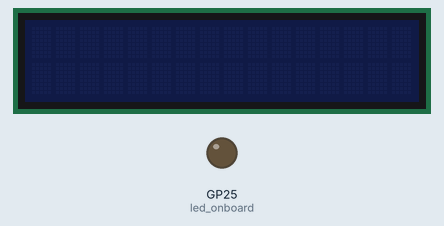
Bench run of a program on a simulated Raspberry Pi Pico running MicroPython. Shown: 16×2 character LCD, output pins drawn as LEDs (lit = HIGH). The clock reads 2024-03-15 10:24:30 at power-on unless the program sets it; pins used as bus, display or sensor lines are not drawn.

Above: at 0.1 s.
At 0.5 s:
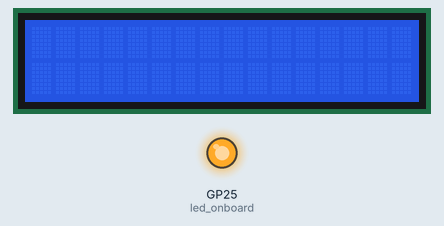
At 39.85 s:
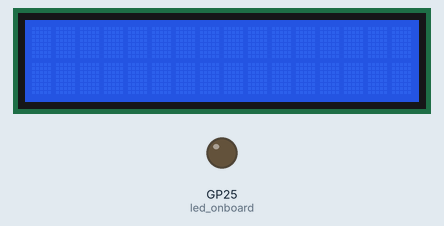
Timing chart, 0 to 40.0 s (numbered marks = the images above):
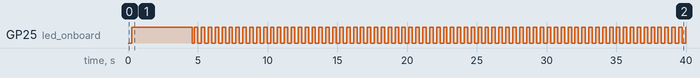

The program:

clock.py
```python
# -----------------------------------------
#                 NOTES
# -----------------------------------------
"""
Dieter Steinhauser
12/2022
PicoPAD Test Script

"""

# -----------------------------------------
#               IMPORTS
# -----------------------------------------

from LCD import *
# import _thread
from utime import sleep, sleep_ms, sleep_us, ticks_ms
from machine import Pin, Timer, ADC, freq
import gc
from machine import RTC


# -----------------------------------------
#         CONSTANTS/VARIABLES
# -----------------------------------------

# ------------------
REFRESH_RATE = 10 # Frequency in Hz
REFRESH_PERIOD = int((1 / REFRESH_RATE) * 1000) # delay in milliseconds

# ------------------
UPY_BIT_RES = 16
ADC_REF = 3.3
VOLT_PER_BIT = ADC_REF / (2**UPY_BIT_RES) # ADC recieves in 2 byte packets and micropython automagically fixes it.

# ------------------
DAC_REF = 5.0
DC_OFFSET = 0
DC_OFFSET_RES = int((DC_OFFSET / DAC_REF) * (2**UPY_BIT_RES))

# ------------------
FREQ_MAX = 160
FREQ_MIN = 10
AMP_MAX = DAC_REF
AMP_MIN = 0

MAX_DIST_US0 = 50
MAX_DIST_US1 = 20


# -------------------------------------------------------------
#           INITIALIZATION
# -------------------------------------------------------------

# -----------------------------------------
#           SYSTEM CLOCK
# -----------------------------------------

DEFAULT_SYS_CLK = 125_000_000
STABLE_OVERCLOCK = 270_000_000

# Pico can go up to 270MHz before needing to flash to the eeprom directly.
system_clock = DEFAULT_SYS_CLK

# if the system clock is not the default, apply the clock speed.
if system_clock !=  DEFAULT_SYS_CLK:
    freq(system_clock)

# print(f'Clock: {freq()/1e6}MHz')

# -----------------------------------------
#               PINOUT
# -----------------------------------------

# LCD Pins handled in LCD.py
# ----------------------------
# EN = Pin(0, Pin.OUT)
# RS = Pin(1, Pin.OUT)
# D7 = Pin(2, Pin.OUT)
# D6 = Pin(3, Pin.OUT)
# D5 = Pin(4, Pin.OUT)
# D4 = Pin(5, Pin.OUT)

# Ultrasonic sensor pins handled in sensors.py
# ----------------------------
# us0_trig = Pin(6, Pin.OUT)
# us0_echo = Pin(7, Pin.IN)
# us1_trig = Pin(8, Pin.OUT)
# us1_echo = Pin(9, Pin.IN)

# Switches
# ----------------------------
# sw0 = Pin(10, Pin.IN, Pin.PULL_DOWN)
# sw1 = Pin(11, Pin.IN, Pin.PULL_DOWN)
# sw2 = Pin(12, Pin.IN, Pin.PULL_DOWN)
# sw3 = Pin(13, Pin.IN, Pin.PULL_DOWN)
# switch_pins = [sw0, sw1, sw2, sw3]

# LEDs
# ----------------------------
# led0 = Pin(14, Pin.OUT)
# led1 = Pin(15, Pin.OUT)
led_onboard = Pin(25, Pin.OUT)
# led_pins = [led0, led1, led_onboard]

# SPI handled by the Hardware in spi_config.py
# ----------------------------
# miso = Pin(16, Pin.IN)
# cs = Pin(17, Pin.OUT, value=1)
# mosi = Pin(18, Pin.OUT)
# sck = Pin(19, Pin.OUT)

# Buttons
# ----------------------------
# button0 = Pin(20, Pin.IN)
# button1 = Pin(21, Pin.IN)
# button2 = Pin(22, Pin.IN)
# button3 = Pin(28, Pin.IN)
# button_pins = [button0, button1, button2, button3]

# ADC
# ----------------------------
# adc0 = ADC(26) # Connect to GP26, which is channel 0
# adc1 = ADC(27) # Connect to GP27, which is channel 1

# -----------------------------------------
#           REAL TIME CLOCK
# -----------------------------------------
# from machine import RTC

rtc = RTC()
rtc.datetime((2022, 12, 22, 0, 12, 52, 0, 0)) # set a specific date and
                                             # time, eg. 2017/8/23 1:12:48
rtc.datetime() # get date and time

# -----------------------------------------
#           LCD
# -----------------------------------------
lcd_init()
lcd_clear()
# lcd_cursor_on()
# lcd_cursor_blink()
# -----------------------------------------
#           ADC
# -----------------------------------------
adc0 = ADC(26) # Connect to GP26, which is channel 0
adc1 = ADC(27) # Connect to GP27, which is channel 1
# adc2 = machine.ADC(28) # Connect to GP28, which is channel 2
# adc_reading = adc0.read_u16() * VOLT_PER_BIT # read and report the ADC reading


# -----------------------------------------
#           PROCESS 1: IO
# -----------------------------------------

while True:

    splash = True
    # Display the splash screen on startup.
    if splash is True:
        led_onboard(1)
        lcd_puts(f'PicoPAD Test  ')
        lcd_goto(0,1)
        lcd_puts(f'Dieter S.        ')
        sleep(2)
        lcd_home()
        lcd_clear()
        lcd_puts(f'System Clock')
        lcd_goto(0,1)
        lcd_puts(f'{freq()/1e6}MHz')
        sleep(2)
        lcd_home()
        lcd_clear()
        led_onboard.toggle()

    while True:

        # read ADC
        # -----------------------------------------
#         adc0_reading = (adc0.read_u16() * VOLT_PER_BIT) - 0.100
#         adc1_reading = (adc1.read_u16() * VOLT_PER_BIT) - 0.100

        year, month, day, weekday, hour, minute, second, microsecond = rtc.datetime() # get date and time
        hour = f'0{hour}' if hour < 10 else hour
        minute = f'0{minute}' if minute < 10 else minute
        second = f'0{second}' if second < 10 else second
        microsecond = f'0{microsecond}' if microsecond < 10 else microsecond

        lcd_home()
        lcd_puts(f'{month}/{day}/{year}   ')
        lcd_goto(0,1)
        lcd_puts(f'{hour}:{minute}:{second}   ')

        # toggle onboard LED for System speed status and refresh delay
        # -----------------------------------------
        led_onboard.toggle()
        utime.sleep_ms(REFRESH_PERIOD)
        gc.collect()
```

LCD.py
```python
#--------------------------------------------------
#       PARALLEL LCD FUNCTIONS
#       ======================
#
# These functions initialize and control the LCD
#
# Author: Dogan Ibrahim
# File  : LCD
# Date  : August, 2021
#--------------------------------------------------
# Modified by Dieter Steinhauser
#--------------------------------------------------
from machine import Pin
import utime

# ----------------------
LCD_CMD = 0
LCD_DATA = 1
# ----------------------

# GPIO Wiring
# ----------------------


EN = Pin(0, Pin.OUT)
RS = Pin(1, Pin.OUT)
D4 = Pin(2, Pin.OUT)
D5 = Pin(3, Pin.OUT)
D6 = Pin(4, Pin.OUT)
D7 = Pin(5, Pin.OUT)
PORT = [2, 3, 4, 5]
L = [0,0,0,0]


# Methods
# ----------------------

def Configure():

    for i in range(4):
       L[i] = Pin(PORT[i], Pin.OUT)

def lcd_strobe():

    EN.value(1)
    utime.sleep_ms(1)
    EN.value(0)
    utime.sleep_ms(1)

def lcd_write(c, mode):

    if mode == 0:
       d = c
    else:
       d = ord(c)
    d = d >> 4
    for i in range(4):
        b = d & 1
        L[i].value(b)
        d = d >> 1
    RS.value(mode)
    lcd_strobe()

    if mode == 0:
       d = c
    else:
       d = ord(c)
    for i in range(4):
        b = d & 1
        L[i].value(b)
        d = d >> 1
    RS.value(mode)
    lcd_strobe()
    utime.sleep_ms(1)
    RS.value(1)

def lcd_clear():

    lcd_write(0x01, 0)
    utime.sleep_ms(5)

def lcd_home():

    lcd_write(0x02, 0)
    utime.sleep_ms(5)

def lcd_cursor_blink():

    lcd_write(0x0D, 0)
    utime.sleep_ms(1)

def lcd_cursor_on():

    lcd_write(0x0E, 0)
    utime.sleep_ms(1)

def lcd_cursor_off():

    lcd_write(0x0C, 0)
    utime.sleep_ms(1)

def lcd_puts(s):

    l = len(s)
    for i in range(l):
       lcd_putch(s[i])

def lcd_putch(c):

    lcd_write(c, 1)

def lcd_goto(col, row):
    c = col + 1
    if row == 0:
        address = 0
    if row == 1:
        address = 0x40
    if row == 2:
        address = 0x14
    if row == 3:
        address = 0x54
    address = address + c - 1
    lcd_write(0x80 | address, 0)

def lcd_init():

    Configure()
    utime.sleep_ms(120)
    for i in range(4):
        L[i].value(0)
    utime.sleep_ms(50)
    L[0].value(1)
    L[1].value(1)
    lcd_strobe()
    utime.sleep_ms(10)
    lcd_strobe()
    utime.sleep_ms(10)
    lcd_strobe()
    utime.sleep_ms(10)
    L[0].value(0)
    lcd_strobe()
    utime.sleep_ms(5)
    lcd_write(0x28, 0)
    utime.sleep_ms(1)
    lcd_write(0x08, 0)
    utime.sleep_ms(1)
    lcd_write(0x01, 0)
    utime.sleep_ms(10)
    lcd_write(0x06, 0)
    utime.sleep_ms(5)
    lcd_write(0x0C, 0)
    utime.sleep_ms(10)
#================= END OF LCD FUNCTIONS =======================
```

Measured:
- by itself, GP25 (led_onboard): goes HIGH 4.3 s, LOW 0.15 s, 71 × (HIGH 0.25 s, LOW 0.25 s), then HIGH
